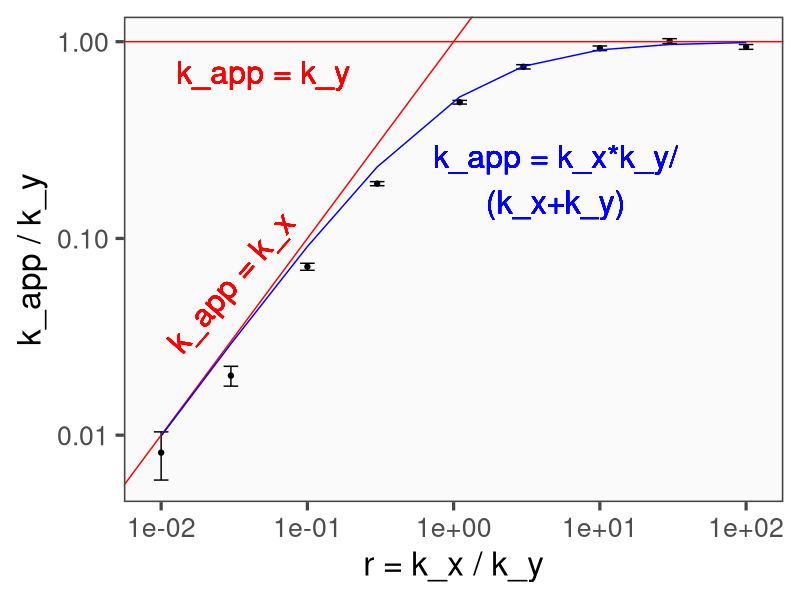

Write the R code that produced this figure.
library(dplyr)
library(ggplot2)
library(egg)

# scenario 2
t = 0.01*(1:1000)
k_y = 0.5
RSD = 0.2 # relative standard error of isotope fraction
frac.sim = list()
r <- c(0.01,0.03,0.1,0.3,1.1,3,10,30,100) # k_x = r*k_y
for (i in 1:length(r)) {
  k_x = r[i]*k_y
  f = 1 + 1/(r[i]-1)*exp(-k_x * t) - r[i]/(r[i]-1)*exp(-k_y*t) +rnorm(1000, mean = 0, sd = RSD)
  frac.sim[[i]] <- data.frame(time = t, fraction = f,ratio = r[i])
}

frac.sim <- as.data.frame(do.call(rbind, frac.sim))

k.fit = data.frame(ratio = r, k = NA, k.e = NA)

for (i in 1:length(r)) {
  df <- frac.sim %>% filter(ratio == r[i])
  model <- nls(fraction ~ (1 - exp(-k * time)), data = df, start = list(k = 0.5))
  result <- summary(model)
  k.fit$k[i] = result$coefficients[1,1]
  k.fit$k.e[i] = result$coefficients[1,2]
}

ggplot(k.fit, aes(x = r, y = k/k_y, ymin = (k-k.e)/k_y,ymax = (k+k.e)/k_y)) +
  geom_point() +geom_errorbar(width = 0.1)+scale_x_log10()+scale_y_log10()+
  geom_abline(slope = 1, intercept = 0, color = 'red')+
  geom_abline(slope = 0, intercept = 0, color = 'red')+
  geom_line(aes(x = r, y = r/(r+1)), color = 'blue')+
  geom_text(label = 'k_app = k_x*k_y/\n(k_x+k_y)',aes(x = 5, y = 0.2), color = 'blue', size = 8)+
  geom_text(label = 'k_app = k_x',aes(x = 0.03, y = 0.06), color = 'red', size = 8, angle = 49)+
  geom_text(label = 'k_app = k_y',aes(x = 0.05, y = 0.7), color = 'red', size = 8)+
  egg::theme_presentation()+
  xlab('r = k_x / k_y') + ylab('k_app / k_y')
